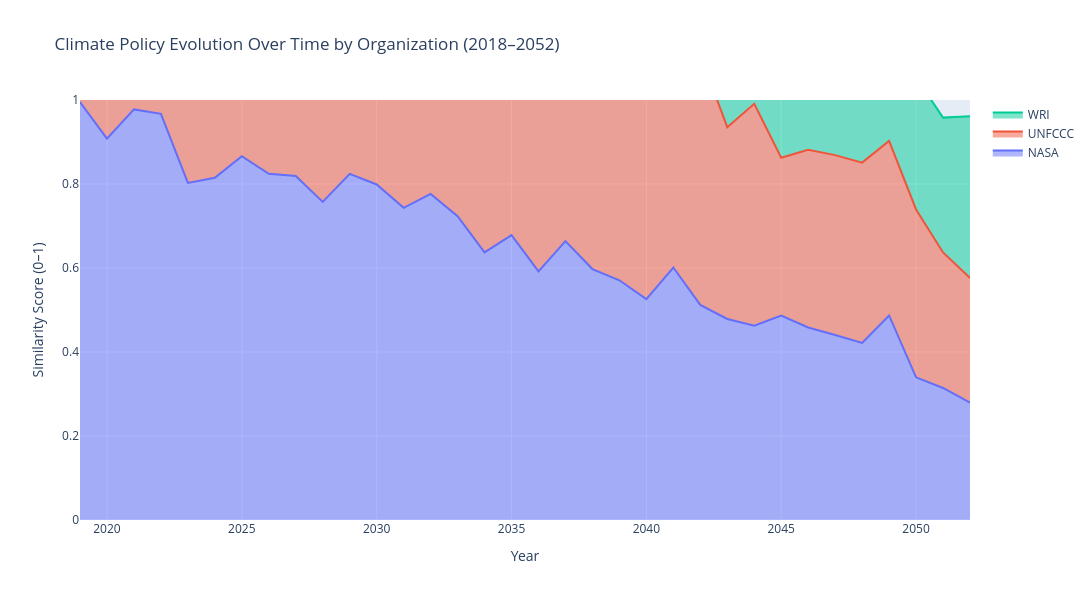

Notebook source saved alongside this figure:
### Code cell
import pandas as pd
import plotly.graph_objects as go

INPUT_FILE = "Data/Synthetic_Policy_Trend_Analysis.csv"

trend = pd.read_csv(INPUT_FILE)

avg = (
    trend.groupby(["End Year", "Organization"], as_index=False)["Similarity Score"]
    .mean()
)

if avg.empty:
    raise ValueError("Synthetic_Policy_Trend_Analysis.csv has no usable rows.")

fig = go.Figure()

orgs = ["NASA", "UNFCCC", "WRI"]
for org in orgs:
    d = avg[avg["Organization"] == org]
    if d.empty:
        continue
    fig.add_trace(
        go.Scatter(
            x=d["End Year"],
            y=d["Similarity Score"],
            mode="lines",
            stackgroup="one",
            name=org,
            hovertemplate="Organization=%{text}<br>Year=%{x}<br>Similarity=%{y:.2f}<extra></extra>",
            text=[org] * len(d),
        )
    )

fig.update_layout(
    title="Climate Policy Evolution Over Time by Organization (2018–2052)",
    xaxis_title="Year",
    yaxis_title="Similarity Score (0–1)",
    height=600,
    width=1100,
    yaxis=dict(range=[0, 1]),
)

fig.show()

### Figure 1 — Plotly figure (JSON) as saved in the notebook; plotly's stock layout.template omitted (floating-point values rounded to 4 significant figures)
{"data": [{"hovertemplate": "Organization=%{text}<br>Year=%{x}<br>Similarity=%{y:.2f}<extra></extra>", "mode": "lines", "name": "NASA", "stackgroup": "one", "text": ["NASA", "NASA", "NASA", "NASA", "NASA", "NASA", "NASA", "NASA", "NASA", "NASA", "NASA", "NASA", "NASA", "NASA", "NASA", "NASA", "NASA", "NASA", "NASA", "NASA", "NASA", "NASA", "NASA", "NASA", "NASA", "NASA", "NASA", "NASA", "NASA", "NASA", "NASA", "NASA", "NASA", "NASA"], "type": "scatter", "x": [2019, 2020, 2021, 2022, 2023, 2024, 2025, 2026, 2027, 2028, 2029, 2030, 2031, 2032, 2033, 2034, 2035, 2036, 2037, 2038, 2039, 2040, 2041, 2042, 2043, 2044, 2045, 2046, 2047, 2048, 2049, 2050, 2051, 2052], "y": [0.9952, 0.908, 0.9775, 0.967, 0.8024, 0.8149, 0.8664, 0.8242, 0.8192, 0.7573, 0.824, 0.7989, 0.7433, 0.7764, 0.7234, 0.637, 0.6784, 0.5921, 0.6639, 0.5975, 0.5708, 0.526, 0.6011, 0.5123, 0.4786, 0.4624, 0.4866, 0.4583, 0.4406, 0.4215, 0.4871, 0.3397, 0.3144, 0.2793]}, {"hovertemplate": "Organization=%{text}<br>Year=%{x}<br>Similarity=%{y:.2f}<extra></extra>", "mode": "lines", "name": "UNFCCC", "stackgroup": "one", "text": ["UNFCCC", "UNFCCC", "UNFCCC", "UNFCCC", "UNFCCC", "UNFCCC", "UNFCCC", "UNFCCC", "UNFCCC", "UNFCCC", "UNFCCC", "UNFCCC", "UNFCCC", "UNFCCC", "UNFCCC", "UNFCCC", "UNFCCC", "UNFCCC", "UNFCCC", "UNFCCC", "UNFCCC", "UNFCCC", "UNFCCC", "UNFCCC", "UNFCCC", "UNFCCC", "UNFCCC", "UNFCCC", "UNFCCC", "UNFCCC", "UNFCCC", "UNFCCC", "UNFCCC", "UNFCCC"], "type": "scatter", "x": [2019, 2020, 2021, 2022, 2023, 2024, 2025, 2026, 2027, 2028, 2029, 2030, 2031, 2032, 2033, 2034, 2035, 2036, 2037, 2038, 2039, 2040, 2041, 2042, 2043, 2044, 2045, 2046, 2047, 2048, 2049, 2050, 2051, 2052], "y": [1, 1, 0.9343, 0.878, 0.8588, 0.9125, 0.8972, 0.8672, 0.7867, 0.8116, 0.7858, 0.7709, 0.7836, 0.7312, 0.7339, 0.6834, 0.6745, 0.6716, 0.5471, 0.584, 0.5565, 0.5281, 0.5262, 0.5947, 0.4567, 0.5284, 0.3759, 0.4233, 0.4281, 0.4293, 0.4156, 0.3997, 0.3226, 0.2969]}, {"hovertemplate": "Organization=%{text}<br>Year=%{x}<br>Similarity=%{y:.2f}<extra></extra>", "mode": "lines", "name": "WRI", "stackgroup": "one", "text": ["WRI", "WRI", "WRI", "WRI", "WRI", "WRI", "WRI", "WRI", "WRI", "WRI", "WRI", "WRI", "WRI", "WRI", "WRI", "WRI", "WRI", "WRI", "WRI", "WRI", "WRI", "WRI", "WRI", "WRI", "WRI", "WRI", "WRI", "WRI", "WRI", "WRI", "WRI", "WRI", "WRI", "WRI"], "type": "scatter", "x": [2019, 2020, 2021, 2022, 2023, 2024, 2025, 2026, 2027, 2028, 2029, 2030, 2031, 2032, 2033, 2034, 2035, 2036, 2037, 2038, 2039, 2040, 2041, 2042, 2043, 2044, 2045, 2046, 2047, 2048, 2049, 2050, 2051, 2052], "y": [1, 0.9504, 0.8762, 0.8633, 0.854, 0.9049, 0.8671, 0.8745, 0.7986, 0.8079, 0.8113, 0.7445, 0.7628, 0.6869, 0.6818, 0.6609, 0.6002, 0.6643, 0.5965, 0.6006, 0.604, 0.5823, 0.5733, 0.5151, 0.4788, 0.476, 0.3756, 0.3676, 0.3539, 0.3501, 0.4, 0.3147, 0.3211, 0.385]}], "layout": {"height": 600, "title": {"text": "Climate Policy Evolution Over Time by Organization (2018–2052)"}, "width": 1100, "xaxis": {"title": {"text": "Year"}}, "yaxis": {"range": [0, 1], "title": {"text": "Similarity Score (0–1)"}}}}
